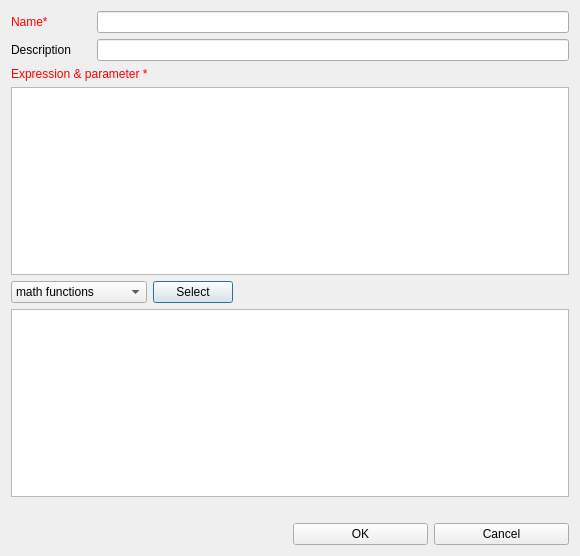
<?xml version="1.0" encoding="UTF-8"?>
<ui version="4.0">
 <class>ExpressInputDialog</class>
 <widget class="QDialog" name="ExpressInputDialog">
  <property name="geometry">
   <rect>
    <x>0</x>
    <y>0</y>
    <width>580</width>
    <height>556</height>
   </rect>
  </property>
  <property name="windowTitle">
   <string>Expression &amp; parameter</string>
  </property>
  <layout class="QGridLayout" name="gridLayout">
   <item row="4" column="0" colspan="2">
    <widget class="QListWidget" name="listSymbols"/>
   </item>
   <item row="3" column="0" colspan="2">
    <layout class="QHBoxLayout" name="horizontalLayout">
     <item>
      <widget class="QComboBox" name="comboBox">
       <item>
        <property name="text">
         <string>math functions</string>
        </property>
       </item>
       <item>
        <property name="text">
         <string>constants</string>
        </property>
       </item>
       <item>
        <property name="text">
         <string>model functions</string>
        </property>
       </item>
       <item>
        <property name="text">
         <string>defined parameters</string>
        </property>
       </item>
      </widget>
     </item>
     <item>
      <widget class="QPushButton" name="btnSelect">
       <property name="text">
        <string>Select</string>
       </property>
      </widget>
     </item>
     <item>
      <spacer name="horizontalSpacer">
       <property name="orientation">
        <enum>Qt::Horizontal</enum>
       </property>
       <property name="sizeHint" stdset="0">
        <size>
         <width>40</width>
         <height>20</height>
        </size>
       </property>
      </spacer>
     </item>
    </layout>
   </item>
   <item row="6" column="1">
    <layout class="QHBoxLayout" name="horizontalLayout_5">
     <item>
      <widget class="QPushButton" name="btnOk">
       <property name="text">
        <string>OK</string>
       </property>
      </widget>
     </item>
     <item>
      <widget class="QPushButton" name="btnCancel">
       <property name="text">
        <string>Cancel</string>
       </property>
      </widget>
     </item>
    </layout>
   </item>
   <item row="0" column="0" colspan="2">
    <layout class="QVBoxLayout" name="verticalLayout">
     <item>
      <layout class="QHBoxLayout" name="horizontalLayout_2">
       <item>
        <widget class="QLabel" name="label_2">
         <property name="minimumSize">
          <size>
           <width>80</width>
           <height>0</height>
          </size>
         </property>
         <property name="styleSheet">
          <string notr="true">color: rgb(255, 0, 0);</string>
         </property>
         <property name="text">
          <string>Name*</string>
         </property>
        </widget>
       </item>
       <item>
        <widget class="QLineEdit" name="lineName"/>
       </item>
      </layout>
     </item>
     <item>
      <layout class="QHBoxLayout" name="horizontalLayout_3">
       <item>
        <widget class="QLabel" name="label_3">
         <property name="minimumSize">
          <size>
           <width>80</width>
           <height>0</height>
          </size>
         </property>
         <property name="text">
          <string>Description</string>
         </property>
        </widget>
       </item>
       <item>
        <widget class="QLineEdit" name="lineDescription"/>
       </item>
      </layout>
     </item>
    </layout>
   </item>
   <item row="1" column="0">
    <widget class="QLabel" name="label">
     <property name="styleSheet">
      <string notr="true">color: rgb(255, 0, 0);</string>
     </property>
     <property name="text">
      <string>Expression &amp; parameter *</string>
     </property>
    </widget>
   </item>
   <item row="2" column="0" colspan="2">
    <widget class="QTextEdit" name="txtExpression"/>
   </item>
   <item row="5" column="0" colspan="2">
    <widget class="QLabel" name="labelHelp">
     <property name="text">
      <string/>
     </property>
    </widget>
   </item>
  </layout>
 </widget>
 <layoutdefault spacing="6" margin="11"/>
 <resources/>
 <connections>
  <connection>
   <sender>comboBox</sender>
   <signal>activated(int)</signal>
   <receiver>ExpressInputDialog</receiver>
   <slot>onShowList(int)</slot>
   <hints>
    <hint type="sourcelabel">
     <x>117</x>
     <y>296</y>
    </hint>
    <hint type="destinationlabel">
     <x>292</x>
     <y>314</y>
    </hint>
   </hints>
  </connection>
  <connection>
   <sender>listSymbols</sender>
   <signal>itemClicked(QListWidgetItem*)</signal>
   <receiver>ExpressInputDialog</receiver>
   <slot>onHelpShow(QListWidgetItem*)</slot>
   <hints>
    <hint type="sourcelabel">
     <x>407</x>
     <y>362</y>
    </hint>
    <hint type="destinationlabel">
     <x>438</x>
     <y>291</y>
    </hint>
   </hints>
  </connection>
  <connection>
   <sender>listSymbols</sender>
   <signal>itemDoubleClicked(QListWidgetItem*)</signal>
   <receiver>ExpressInputDialog</receiver>
   <slot>onAddTxtToEnd(QListWidgetItem*)</slot>
   <hints>
    <hint type="sourcelabel">
     <x>458</x>
     <y>375</y>
    </hint>
    <hint type="destinationlabel">
     <x>498</x>
     <y>321</y>
    </hint>
   </hints>
  </connection>
  <connection>
   <sender>btnOk</sender>
   <signal>clicked()</signal>
   <receiver>ExpressInputDialog</receiver>
   <slot>onOK()</slot>
   <hints>
    <hint type="sourcelabel">
     <x>320</x>
     <y>537</y>
    </hint>
    <hint type="destinationlabel">
     <x>222</x>
     <y>531</y>
    </hint>
   </hints>
  </connection>
  <connection>
   <sender>btnCancel</sender>
   <signal>clicked()</signal>
   <receiver>ExpressInputDialog</receiver>
   <slot>reject()</slot>
   <hints>
    <hint type="sourcelabel">
     <x>486</x>
     <y>531</y>
    </hint>
    <hint type="destinationlabel">
     <x>132</x>
     <y>525</y>
    </hint>
   </hints>
  </connection>
  <connection>
   <sender>btnSelect</sender>
   <signal>clicked()</signal>
   <receiver>ExpressInputDialog</receiver>
   <slot>onShowMenu()</slot>
   <hints>
    <hint type="sourcelabel">
     <x>193</x>
     <y>290</y>
    </hint>
    <hint type="destinationlabel">
     <x>287</x>
     <y>290</y>
    </hint>
   </hints>
  </connection>
 </connections>
 <slots>
  <slot>onShowList(int)</slot>
  <slot>onHelpShow(QListWidgetItem*)</slot>
  <slot>onAddTxtToEnd(QListWidgetItem*)</slot>
  <slot>onShowMenu()</slot>
  <slot>onOK()</slot>
 </slots>
</ui>
